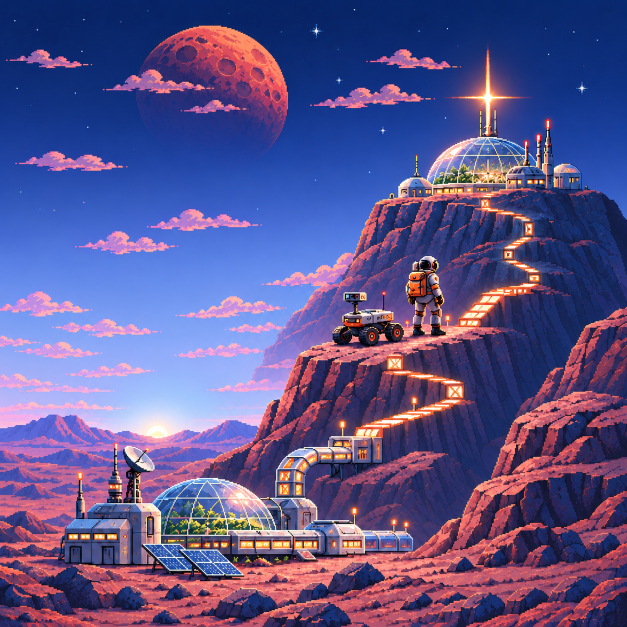
#> input picture art/dawn.png, 1254 x 1254 px (shown at 1/2 size); its folder holds 4 pictures in this run
$ python artwork.py
#> lines starting #> are read from the running program, lines starting #| are printed output that depends on the picture
"""Regenerate device resources from the four recovered master scenes."""

from pathlib import Path
from PIL import Image, ImageDraw

ROOT = Path(__file__).resolve().parents[1]
PHASES = ("dawn", "day", "dusk", "night")
TARGETS = {"fenix9pro51mm": (466, 65, 6), "fenix5x": (240, 40, 4)}

BIG = {
    "0": ".####./######/##..##/##..##/##..##/##..##/##..##/######/.####.",
    "1": "..##../.###../####../..##../..##../..##../..##../######/######",
    "2": ".####./######/##..##/....##/...###/..###./.###../######/######",
    "3": "#####./######/....##/..####/..####/....##/....##/######/#####.",
    "4": "...###/..####/.##.##/##..##/######/######/....##/....##/....##",
    "5": "######/######/##..../#####./######/....##/....##/######/#####.",
    "6": ".####./#####./##..../#####./######/##..##/##..##/######/.####.",
    "7": "######/######/....##/...##./..###./..##../.##.../.##.../.##...",
    "8": ".####./######/##..##/##..##/.####./##..##/##..##/######/.####.",
    "9": ".####./######/##..##/##..##/######/.#####/....##/.#####/.####.",
    ":": "../../##/##/../../##/##/..",
}
SMALL = {
    "0": ".###./#...#/#..##/#.#.#/##..#/#...#/.###.",
    "1": "..#../.##../..#../..#../..#../..#../.###.",
    "2": ".###./#...#/....#/...#./..#../.#.../#####",
    "3": "####./....#/....#/.###./....#/....#/####.",
    "4": "...#./..##./.#.#./#..#./#####/...#./...#.",
    "5": "#####/#..../####./....#/....#/#...#/.###.",
    "6": ".###./#..../#..../####./#...#/#...#/.###.",
    "7": "#####/....#/...#./..#../.#.../.#.../.#...",
    "8": ".###./#...#/#...#/.###./#...#/#...#/.###.",
    "9": ".###./#...#/#...#/.####/....#/....#/.###.",
    "A": ".###./#...#/#...#/#####/#...#/#...#/#...#",
    "B": "####./#...#/#...#/####./#...#/#...#/####.",
    "C": ".###./#...#/#..../#..../#..../#...#/.###.",
    "D": "####./#...#/#...#/#...#/#...#/#...#/####.",
    "E": "#####/#..../#..../####./#..../#..../#####",
    "F": "#####/#..../#..../####./#..../#..../#....",
    "G": ".###./#...#/#..../#.###/#...#/#...#/.####",
    "H": "#...#/#...#/#...#/#####/#...#/#...#/#...#",
    "I": "###/.#./.#./.#./.#./.#./###",
    "J": "..###/...#./...#./...#./...#./#..#./.##..",
    "K": "#...#/#..#./#.#../##.../#.#../#..#./#...#",
    "L": "#..../#..../#..../#..../#..../#..../#####",
    "M": "#...#/##.##/#.#.#/#.#.#/#...#/#...#/#...#",
    "N": "#...#/#...#/##..#/#.#.#/#..##/#...#/#...#",
    "O": ".###./#...#/#...#/#...#/#...#/#...#/.###.",
    "P": "####./#...#/#...#/####./#..../#..../#....",
    "Q": ".###./#...#/#...#/#...#/#.#.#/#..#./.##.#",
    "R": "####./#...#/#...#/####./#.#../#..#./#...#",
    "S": ".####/#..../#..../.###./....#/....#/####.",
    "T": "#####/..#../..#../..#../..#../..#../..#..",
    "U": "#...#/#...#/#...#/#...#/#...#/#...#/.###.",
    "V": "#...#/#...#/#...#/#...#/#...#/.#.#./..#..",
    "W": "#...#/#...#/#...#/#.#.#/#.#.#/#.#.#/.#.#.",
    "X": "#...#/#...#/.#.#./..#../.#.#./#...#/#...#",
    "Y": "#...#/#...#/.#.#./..#../..#../..#../..#..",
    "Z": "#####/....#/...#./..#../.#.../#..../#####",
    "%": "##..#/##..#/...#./..#../.#.../#..##/#..##",
    ",": "../../../../../.#/#.",
    "-": ".../.../.../###/.../.../...",
    ":": "././#/././#/.",
    " ": ".../.../.../.../.../.../...",
    "<": ".#.#./#####/#####/#####/.###./..#../.....",
    "^": ".##.../###.../###.##/.#.###/##.###/....#./...##.",
    "*": "..#../.###./#####/.###./..#../...../.....",
}


def rgb222_16(image):
    colors = [(r, g, b) for r in (0, 85, 170, 255)
              for g in (0, 85, 170, 255) for b in (0, 85, 170, 255)]
    full = Image.new("P", (1, 1))
    full.putpalette([c for rgb in colors for c in rgb] + [0] * (768 - 192))
    first = image.convert("RGB").quantize(palette=full, dither=Image.Dither.FLOYDSTEINBERG)
    chosen = [colors[index] for _, index in sorted(first.getcolors(), reverse=True)[:16]]
    palette = Image.new("P", (1, 1))
    padded = chosen + [chosen[0]] * (256 - len(chosen))
    palette.putpalette([c for rgb in padded for c in rgb])
    output = image.convert("RGB").quantize(palette=palette, dither=Image.Dither.FLOYDSTEINBERG)
    return output, chosen


def write_font(directory, name, glyphs, scale):
    rows = {char: pattern.split("/") for char, pattern in glyphs.items()}
    height = len(next(iter(rows.values()))) * scale
    widths = {char: len(pattern[0]) * scale for char, pattern in rows.items()}
    width = sum(w + scale for w in widths.values())
    atlas = Image.new("RGBA", (width, height), (0, 0, 0, 0))
    draw = ImageDraw.Draw(atlas)
    entries = []
    x = 0
    for char, pattern in rows.items():
        for y, row in enumerate(pattern):
            for column, pixel in enumerate(row):
                if pixel == "#":
                    left, top = x + column * scale, y * scale
                    draw.rectangle((left, top, left + scale - 1, top + scale - 1),
                                   fill=(255, 255, 255, 255))
        w = widths[char]
        entries.append(f"char id={ord(char)} x={x} y=0 width={w} height={height} "
                       f"xoffset=0 yoffset=0 xadvance={w + scale} page=0 chnl=15")
        x += w + scale
    atlas.save(directory / f"{name}.png")
    header = [
        f'info face="MarsPixel" size={height} bold=0 italic=0 charset="" unicode=1 '
        'stretchH=100 smooth=0 aa=1 padding=0,0,0,0 spacing=0,0',
        f"common lineHeight={height} base={height} scaleW={width} scaleH={height} "
        "pages=1 packed=0 alphaChnl=1 redChnl=0 greenChnl=0 blueChnl=0",
        f'page id=0 file="{name}.png"',
        f"chars count={len(entries)}",
    ]
    (directory / f"{name}.fnt").write_text("\n".join(header + entries) + "\n")


def main():
    for target, (size, icon_size, time_scale) in TARGETS.items():
        directory = ROOT / f"resources-{target}"
        directory.mkdir(exist_ok=True)
        xml = ["<resources>"]
        for phase in PHASES:
            with Image.open(ROOT / "art" / f"{phase}.png") as master:
#> master is the input picture: PIL image 1254x1254 RGB; mean R, G, B 93.8, 84.6, 139.5
                image = master.convert("RGB").resize((size, size), Image.Resampling.LANCZOS)
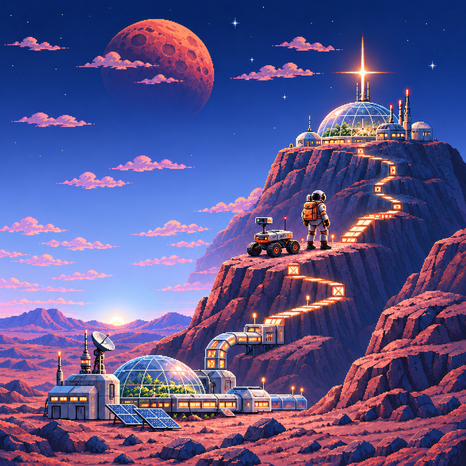
#> image: PIL image 466x466 RGB; mean R, G, B 93.7, 84.6, 139.5
            if target == "fenix5x":
                image, palette = rgb222_16(image)
                image.save(directory / f"{phase}.png", bits=4, optimize=True)
                xml.append(f'    <bitmap id="{phase.title()}" filename="{phase}.png" dithering="none">')
                xml.append('        <palette disableTransparency="true">')
                xml.extend(f"            <color>{r:02x}{g:02x}{b:02x}</color>" for r, g, b in palette)
                xml.extend(["        </palette>", "    </bitmap>"])
            else:
                image.save(directory / f"{phase}.png", optimize=True)
                xml.append(f'    <bitmap id="{phase.title()}" filename="{phase}.png" '
                           'automaticPalette="true" compress="true"/>')
        with Image.open(ROOT / "art" / "night.png") as master:
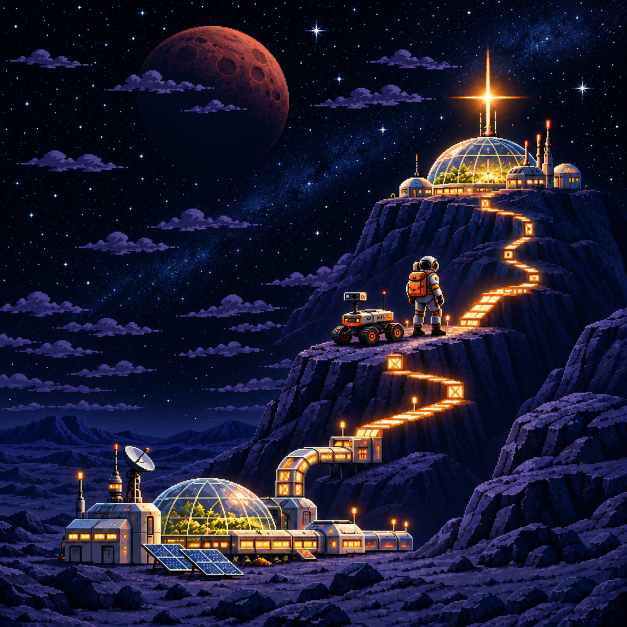
#> input picture art/night.png, 1254 x 1254 px (shown at 1/2 size)
#> master is the input picture: PIL image 1254x1254 RGB; mean R, G, B 29.3, 27.7, 51
            icon = master.convert("RGB").resize((icon_size, icon_size), Image.Resampling.LANCZOS)
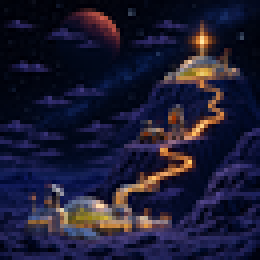
#> icon: PIL image 65x65 RGB (shown 4 times larger); mean R, G, B 29.5, 27.7, 51
        if target == "fenix5x":
            icon, _ = rgb222_16(icon)
        icon.save(directory / "icon.png")
        xml.extend([
            '    <bitmap id="LauncherIcon" filename="icon.png"/>',
            '    <font id="TimeFont" filename="time.fnt" antialias="false"/>',
            '    <font id="SmallFont" filename="small.fnt" antialias="false"/>',
            "</resources>",
        ])
        write_font(directory, "time", BIG, time_scale)
#> in write_font, `atlas = Image.new("RGBA", (width, height), (0, 0, 0, 0))`: atlas: PIL image 438x54 RGBA; every value is 0
#> after the loop in write_font, `for char, pattern in rows.items():`: entries = 11 items; x = 438
        write_font(directory, "small", SMALL, 2)
#> the loop in write_font (call 2), `for char, pattern in rows.items():` made 44 passes
#> (char, w, x) on passes 1 to 12: ('0', 10, 12), ('1', 10, 24), ('2', 10, 36), ('3', 10, 48), ('4', 10, 60), ('5', 10, 72), ('6', 10, 84), ('7', 10, 96), ('8', 10, 108), ('9', 10, 120), ('A', 10, 132), ('B', 10, 144)
#> (char, pattern, w, x) on passes 19, 38, 39, 40, 41: ('I', ['###', '.#.', '.#.', '.#.', '.#.', '.#.', '###'], 6, 224), (',', ['..', '..', '..', '..', '..', '.#', '#.'], 4, 446), ('-', ['...', '...', '...', '###', '...', '...', '...'], 6, 454), (':', ['.', '.', '#', '.', '.', '#', '.'], 2, 458), (' ', ['...', '...', '...', '...', '...', '...', '...'], 6, 466)
        (directory / "resources.xml").write_text("\n".join(xml) + "\n")
        print(f"Generated {target}: {size}x{size}")


if __name__ == "__main__":
    main()
